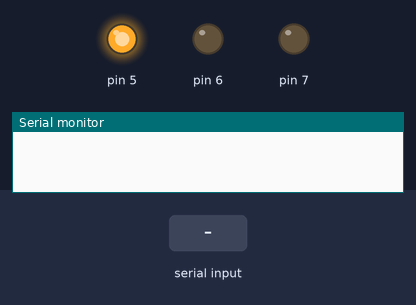
The sketch below on a simulated Arduino Uno, built with avr-gcc and run on an emulated ATmega328P. Parts: output pins drawn as LEDs (lit = HIGH), the last lines printed to the serial monitor. The test bench sets the inputs (shaded band).

Above: at 1.2 s.
1.3 s: "1\n" received over Serial
At 1.8 s:
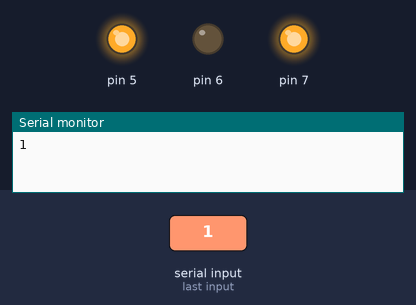
2.8 s: byte 50 ('2') received over Serial
At 4.1 s:
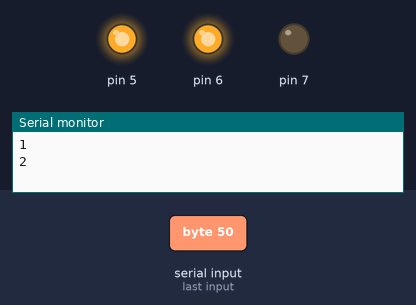
Timing chart, 0 to 5.8 s (numbered marks = the images above; inputs shaded):
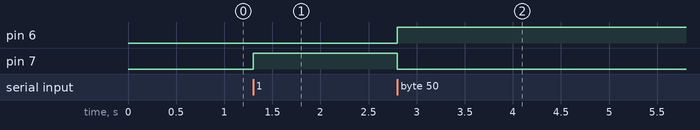

Measured:
- after the input at 1.3 s, pin 7: LOW → HIGH at once
- after the input at 2.8 s, pin 6: LOW → HIGH at once; pin 7: HIGH → LOW at once

The sketch:

L298N.ino
```cpp
int speed=255;
char Incoming_value = 0;

void setup() {
Serial.begin(9600);
pinMode(6, OUTPUT);
pinMode(7, OUTPUT);
pinMode(5,OUTPUT);
analogWrite(5,speed);
}
void loop() {
 if(Serial.available() > 0)
 {
  Incoming_value = Serial.read();
  Serial.print(Incoming_value);
  Serial.print("\n");
  if(Incoming_value == '1')
  {
        digitalWrite(6, LOW);
        digitalWrite(7, HIGH);
  }
  else if(Incoming_value == '2')
  {
        digitalWrite(7, LOW);
        digitalWrite(6, HIGH);
  }
  else if(Incoming_value == '4')
    Serial.println("Left");
   else if(Incoming_value == '3')
    Serial.println("Right");
}


}
```
